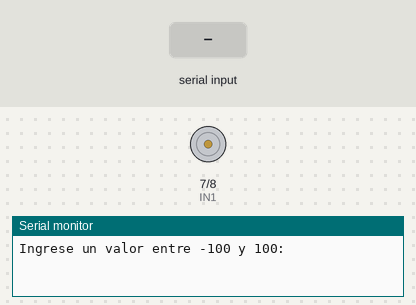
A sketch run on a simulated Arduino Uno, built with avr-gcc and run on an emulated ATmega328P. Shown: motor-driver pin pairs drawn as motors (green arrow = first pin HIGH = forward, orange = second pin HIGH = backward, longer = more drive, scaled by the enable pin), the last lines printed to the serial monitor. Inputs (shaded band) come from the test bench.

Above: at 1.2 s.
1.3 s: "90,45\n" received over Serial
At 1.6 s:
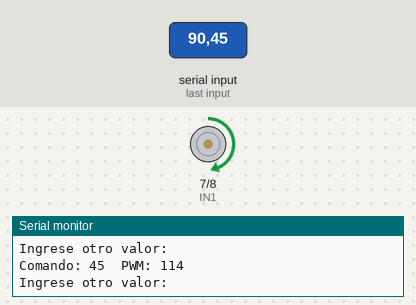
2.8 s: "5\n" received over Serial
At 3.8 s:
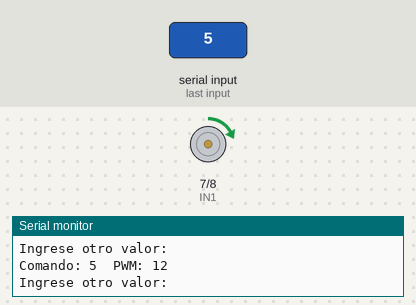
4.3 s: "30,150\n" received over Serial
At 5.0 s:
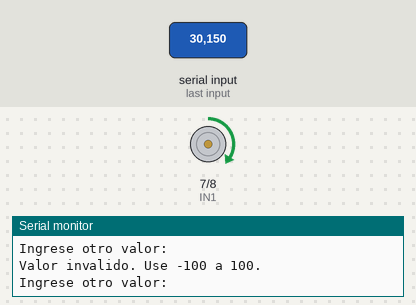
5.8 s: "90\n" received over Serial
At 6.1 s:
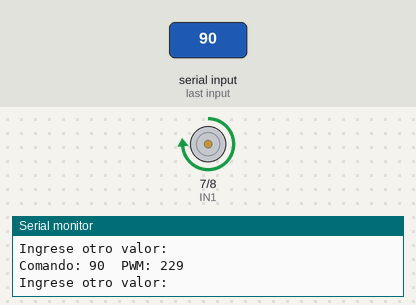
Timing chart, 0 to 8.3 s (numbered marks = the images above; inputs shaded):
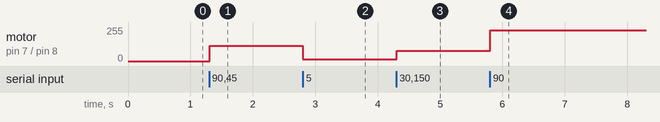

Measured:
- after the input at 1.3 s, motor on pin 7 (IN1) / pin 8 (IN2): stopped → forward 114/255 at once
- after the input at 2.8 s, motor on pin 7 (IN1) / pin 8 (IN2): forward 114/255 → forward 12/255 at once
- after the input at 4.3 s, motor on pin 7 (IN1) / pin 8 (IN2): forward 12/255 → forward 76/255 at once
- after the input at 5.8 s, motor on pin 7 (IN1) / pin 8 (IN2): forward 76/255 → forward 229/255 at once

The sketch:

Escalamiento_ardu.ino
```cpp
const int IN1 = 7;
const int IN2 = 8;
const int ENA = 9;

int comando = 0;

void setup() {
  pinMode(IN1, OUTPUT);
  pinMode(IN2, OUTPUT);
  pinMode(ENA, OUTPUT);

  Serial.begin(9600);

  Serial.println("Ingrese un valor entre -100 y 100:");
}

void loop() {

  if (Serial.available() > 0) {

    comando = Serial.parseInt();

    if (comando >= -100 && comando <= 100) {

      int pwm = map(abs(comando), 0, 100, 0, 255);

      if (comando > 0) {

        // Giro en un sentido
        digitalWrite(IN1, HIGH);
        digitalWrite(IN2, LOW);

      } else if (comando < 0) {

        // Giro contrario
        digitalWrite(IN1, LOW);
        digitalWrite(IN2, HIGH);

      } else {

        // Detener
        digitalWrite(IN1, LOW);
        digitalWrite(IN2, LOW);
      }

      analogWrite(ENA, pwm);

      Serial.print("Comando: ");
      Serial.print(comando);

      Serial.print("  PWM: ");
      Serial.println(pwm);

    } else {

      Serial.println("Valor invalido. Use -100 a 100.");
    }

    while (Serial.available() > 0) {
      Serial.read();
    }

    Serial.println("Ingrese otro valor:");
  }
}
```
